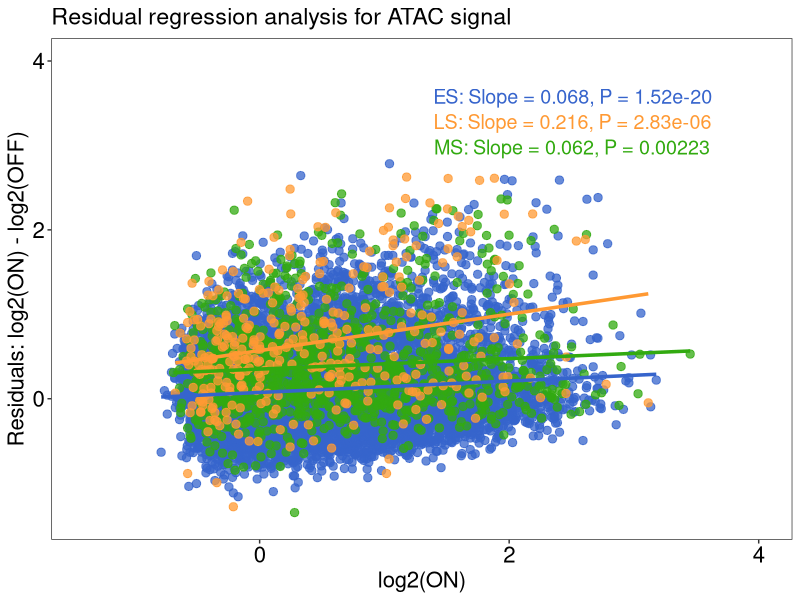
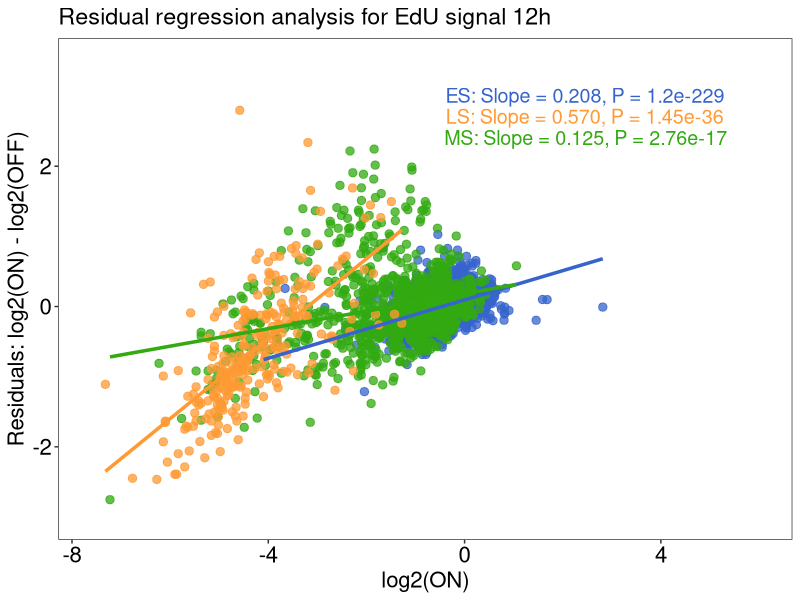
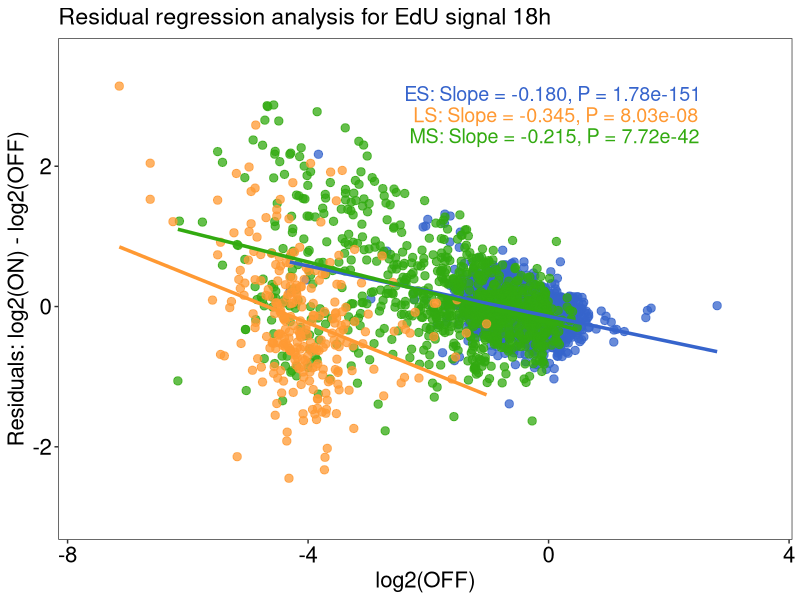

Recreate these plots in R, in order.
# Load libraries
library(ggplot2)
library(dplyr)
library(broom)

############################################ATAC-seq residuals regression analysis####################################################################
# Load ATAC data
df1 <- read.table("ATAC_OCT4_data.tsv", header = TRUE, sep = "\t")

# Create long-format data
long_df1 <- bind_rows(
  df1 %>% filter(RT == "ES") %>%
    transmute(RT = "ES",
              log2_off = log2(ATAC_OCT4.OFF),
              log2_on  = log2(ATAC_OCT4.ON)),
  df1 %>% filter(RT == "MS") %>%
    transmute(RT = "MS",
              log2_off = log2(ATAC_OCT4.OFF),
              log2_on  = log2(ATAC_OCT4.ON)),
  df1 %>% filter(RT == "LS") %>%
    transmute(RT = "LS",
              log2_off = log2(ATAC_OCT4.OFF),
              log2_on  = log2(ATAC_OCT4.ON))
) %>%
  mutate(residual = log2_on - log2_off)

# Linear model summaries
model_stats <- long_df1 %>%
  group_by(RT) %>%
  do(tidy(lm(residual ~ log2_on, data = .))) %>%
  filter(term == "log2_on") %>%
  mutate(label = sprintf("%s: Slope = %.3f, P = %.3g", RT, estimate, p.value))

# Define group colors (same as plot)
group_colors <- c("ES" = "#3664CC", "MS" = "#32AA10", "LS" = "#FF9933")

# Get axis limits for positioning
x_max <- max(long_df1$log2_on, na.rm = TRUE)
y_max <- max(long_df1$residual, na.rm = TRUE)

# Label placement settings
x_label <- x_max - 1.5   # shift left from edge
line_spacing <- 0.3      # more vertical space
y_positions <- y_max - (0:(nrow(model_stats)-1)) * line_spacing

# Plot base
p1 <- ggplot(long_df1, aes(x = log2_on, y = residual, color = RT)) +
  geom_point(alpha = 0.75, size = 2.5) +
  scale_color_manual(values = group_colors) +
  geom_smooth(method = "lm", se = FALSE, size = 1.2) +
  labs(title = "Residual regression analysis for ATAC signal",
       x = "log2(ON)",
       y = "Residuals: log2(ON) - log2(OFF)",
       color = "") +
  xlim(-1.4,4) +
  ylim(-1.4,4) +
  theme_test() +
  theme(axis.text.x = element_text(size=16, color="black"),
        axis.text = element_text(size=16, color="black"),
        axis.title = element_text(size=16, color="black"),
        title = element_text(size=14, color="black"),
        panel.grid.major = element_blank(), 
        panel.grid.minor = element_blank(),
        legend.position = "none")

# Add annotations — left aligned with extra spacing
for (i in seq_len(nrow(model_stats))) {
  p1 <- p1 + annotate("text",
                    x = x_label, 
                    y = y_positions[i],
                    label = model_stats$label[i],
                    hjust = 0.25, 
                    vjust = -4,
                    color = group_colors[model_stats$RT[i]],
                    size = 5)
}

# Print
print(p1)


############################################EdU 4h OCT4 12h OFF residuals regression analysis####################################################################

# Load EdU 4h OCT4 OFF 12h data
df2 <- read.table("EdU_4h_OCT4_12h_data.tsv", header = TRUE, sep = "\t")

# Create long-format data
long_df2 <- bind_rows(
  df2 %>% filter(RT == "ES") %>%
    transmute(RT = "ES",
              log2_off = log2(EdU_4h_OCT4_12h_OFF_ES),
              log2_on  = log2(EdU_4h_OCT4_ON_ES)),
  df2 %>% filter(RT == "MS") %>%
    transmute(RT = "MS",
              log2_off = log2(EdU_4h_OCT4_12h_OFF_MS),
              log2_on  = log2(EdU_4h_OCT4_ON_MS)),
  df2 %>% filter(RT == "LS") %>%
    transmute(RT = "LS",
              log2_off = log2(EdU_4h_OCT4_12h_OFF_LS),
              log2_on  = log2(EdU_4h_OCT4_ON_LS))
) %>%
  mutate(residual = log2_on - log2_off)

# Linear model summaries
model_stats <- long_df2 %>%
  group_by(RT) %>%
  do(tidy(lm(residual ~ log2_on, data = .))) %>%
  filter(term == "log2_on") %>%
  mutate(label = sprintf("%s: Slope = %.3f, P = %.3g", RT, estimate, p.value))

# Define group colors (same as plot)
group_colors <- c("ES" = "#3664CC", "MS" = "#32AA10", "LS" = "#FF9933")

# Get axis limits for positioning
x_max <- max(long_df2$log2_on, na.rm = TRUE)
y_max <- max(long_df2$residual, na.rm = TRUE)

# Label placement settings
x_label <- x_max - 1.5   # shift left from edge
line_spacing <- 0.3      # more vertical space
y_positions <- y_max - (0:(nrow(model_stats)-1)) * line_spacing

# Plot base
p2 <- ggplot(long_df2, aes(x = log2_on, y = residual, color = RT)) +
  geom_point(alpha = 0.75, size = 2.5) +
  scale_color_manual(values = group_colors) +
  geom_smooth(method = "lm", se = FALSE, size = 1.2) +
  labs(title = "Residual regression analysis for EdU signal 12h",
       x = "log2(ON)",
       y = "Residuals: log2(ON) - log2(OFF)",
       color = "") +
  xlim(-7.6,6) +
  ylim(-3,3.5) +
  theme_test() +
  theme(axis.text.x = element_text(size=16, color="black"),
        axis.text = element_text(size=16, color="black"),
        axis.title = element_text(size=16, color="black"),
        title = element_text(size=14, color="black"),
        panel.grid.major = element_blank(), 
        panel.grid.minor = element_blank(),
        legend.position = "none")

# Add annotations — left aligned with extra spacing
for (i in seq_len(nrow(model_stats))) {
  p2 <- p2 + annotate("text",
                    x = x_label, 
                    y = y_positions[i],
                    label = model_stats$label[i],
                    hjust = 0.3, 
                    vjust = -0.5,
                    color = group_colors[model_stats$RT[i]],
                    size = 5)
}

# Print
print(p2)

############################################EdU 4h OCT4 18h OFF residuals regression analysis####################################################################

# Load EdU 4h OCT4 OFF 18h data
df3 <- read.table("EdU_4h_OCT4_18h_data.tsv", header = TRUE, sep = "\t")

# Create long-format data
long_df3 <- bind_rows(
  df3 %>% filter(RT == "ES") %>%
    transmute(RT = "ES",
              log2_off = log2(EdU_4h_OCT4_18h_OFF_ES),
              log2_on  = log2(EdU_4h_OCT4_ON_ES)),
  df3 %>% filter(RT == "MS") %>%
    transmute(RT = "MS",
              log2_off = log2(EdU_4h_OCT4_18h_OFF_MS),
              log2_on  = log2(EdU_4h_OCT4_ON_MS)),
  df3 %>% filter(RT == "LS") %>%
    transmute(RT = "LS",
              log2_off = log2(EdU_4h_OCT4_18h_OFF_LS),
              log2_on  = log2(EdU_4h_OCT4_ON_LS))
) %>%
  mutate(residual = log2_on - log2_off)

# Linear model summaries
model_stats <- long_df3 %>%
  group_by(RT) %>%
  do(tidy(lm(residual ~ log2_off, data = .))) %>%
  filter(term == "log2_off") %>%
  mutate(label = sprintf("%s: Slope = %.3f, P = %.3g", RT, estimate, p.value))

# Define group colors (same as plot)
group_colors <- c("ES" = "#3664CC", "MS" = "#32AA10", "LS" = "#FF9933")

# Get axis limits for positioning
x_max <- max(long_df3$log2_off, na.rm = TRUE)
y_max <- max(long_df3$residual, na.rm = TRUE)

# Label placement settings
x_label <- x_max - 1.5   # shift left from edge
line_spacing <- 0.3      # more vertical space
y_positions <- y_max - (0:(nrow(model_stats)-1)) * line_spacing

# Plot base
p3 <- ggplot(long_df3, aes(x = log2_off, y = residual, color = RT)) +
  geom_point(alpha = 0.75, size = 2.5) +
  scale_color_manual(values = group_colors) +
  geom_smooth(method = "lm", se = FALSE, size = 1.2) +
  labs(title = "Residual regression analysis for EdU signal 18h",
       x = "log2(OFF)",
       y = "Residuals: log2(ON) - log2(OFF)",
       color = "") +
  xlim(-7.6,3.5) +
  ylim(-3,3.5) +
  theme_test() +
  theme(axis.text.x = element_text(size=16, color="black"),
        axis.text = element_text(size=16, color="black"),
        axis.title = element_text(size=16, color="black"),
        title = element_text(size=14, color="black"),
        panel.grid.major = element_blank(), 
        panel.grid.minor = element_blank(),
        legend.position = "none")

# Add annotations — left aligned with extra spacing
for (i in seq_len(nrow(model_stats))) {
  p3 <- p3 + annotate("text",
                    x = x_label, 
                    y = y_positions[i],
                    label = model_stats$label[i],
                    hjust = 0.75, 
                    vjust = 1,
                    color = group_colors[model_stats$RT[i]],
                    size = 5)
}

# Print
print(p3)


